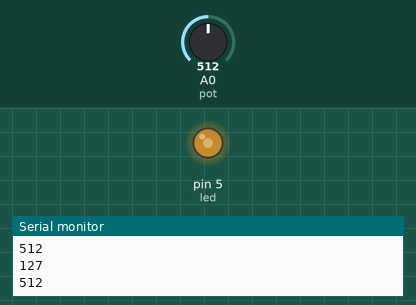
This sketch was run on a simulated Arduino Uno, built with avr-gcc and run on an emulated ATmega328P. Parts: output pins drawn as LEDs (lit = HIGH), the last lines printed to the serial monitor. The inputs (shaded band) are chosen by the test bench; at power-on: A0 (pot) = 512.

Above: at 1.2 s.
1.3 s: A0 (pot) set to 716
At 2.0 s:
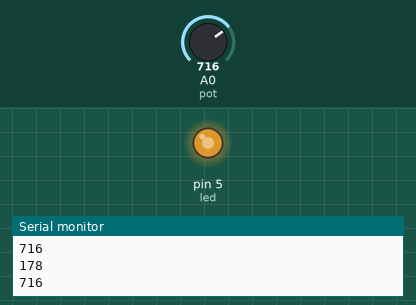
2.8 s: A0 (pot) set to 900
At 4.0 s:
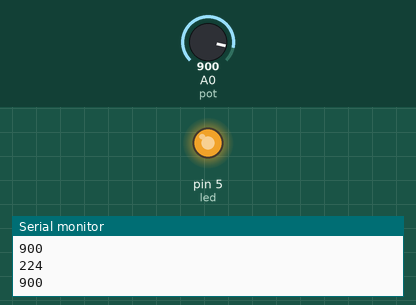
4.3 s: A0 (pot) set to 122
At 5.3 s:
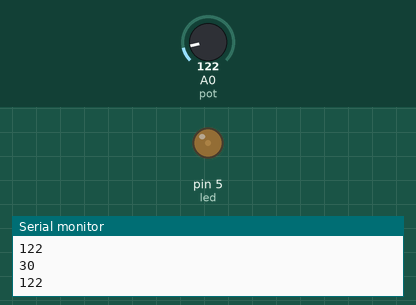
5.8 s: A0 (pot) set to 0
At 6.7 s:
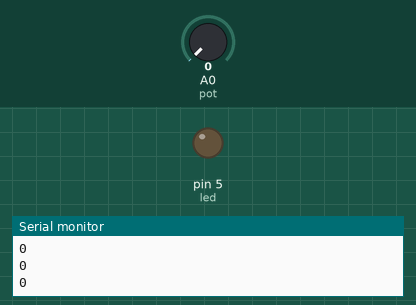
7.3 s: A0 (pot) set to 511
At 8.7 s:
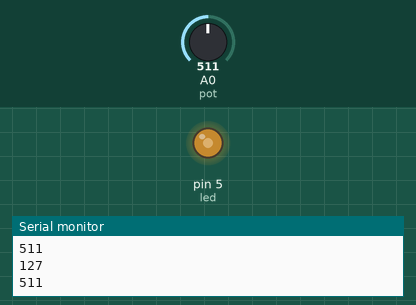
Timing chart, 0 to 9.8 s (numbered marks = the images above; inputs shaded):
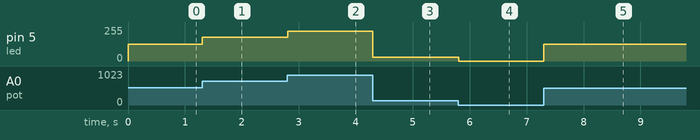

Measured:
- after the input at 1.3 s, pin 5 (led): 127/255 → 178/255 at once
- after the input at 2.8 s, pin 5 (led): 178/255 → 224/255 at once
- after the input at 4.3 s, pin 5 (led): 224/255 → 30/255 at once
- after the input at 5.8 s, pin 5 (led): 30/255 → 0/255 at once
- after the input at 7.3 s, pin 5 (led): 0/255 → 127/255 at once

The sketch:

manually_control_the_Brightness_of_LED.ino
```cpp
//Md.Nahidul Islam
//05-Apr-2022

const int led = 5;
const int pot = A0;
int temp1 , temp2;
void setup() {
  Serial.begin(9600);
 pinMode(led , OUTPUT);
}

void loop() {
 temp1 = analogRead(pot);
 temp2 = (255.0/1023.0)*temp1;
  //temp2= map(temp1, 0, 1023, 0, 255);
  analogWrite(led, temp2);
  delay(1);
 Serial.println(temp1);
 Serial.println(temp2);
}
```
